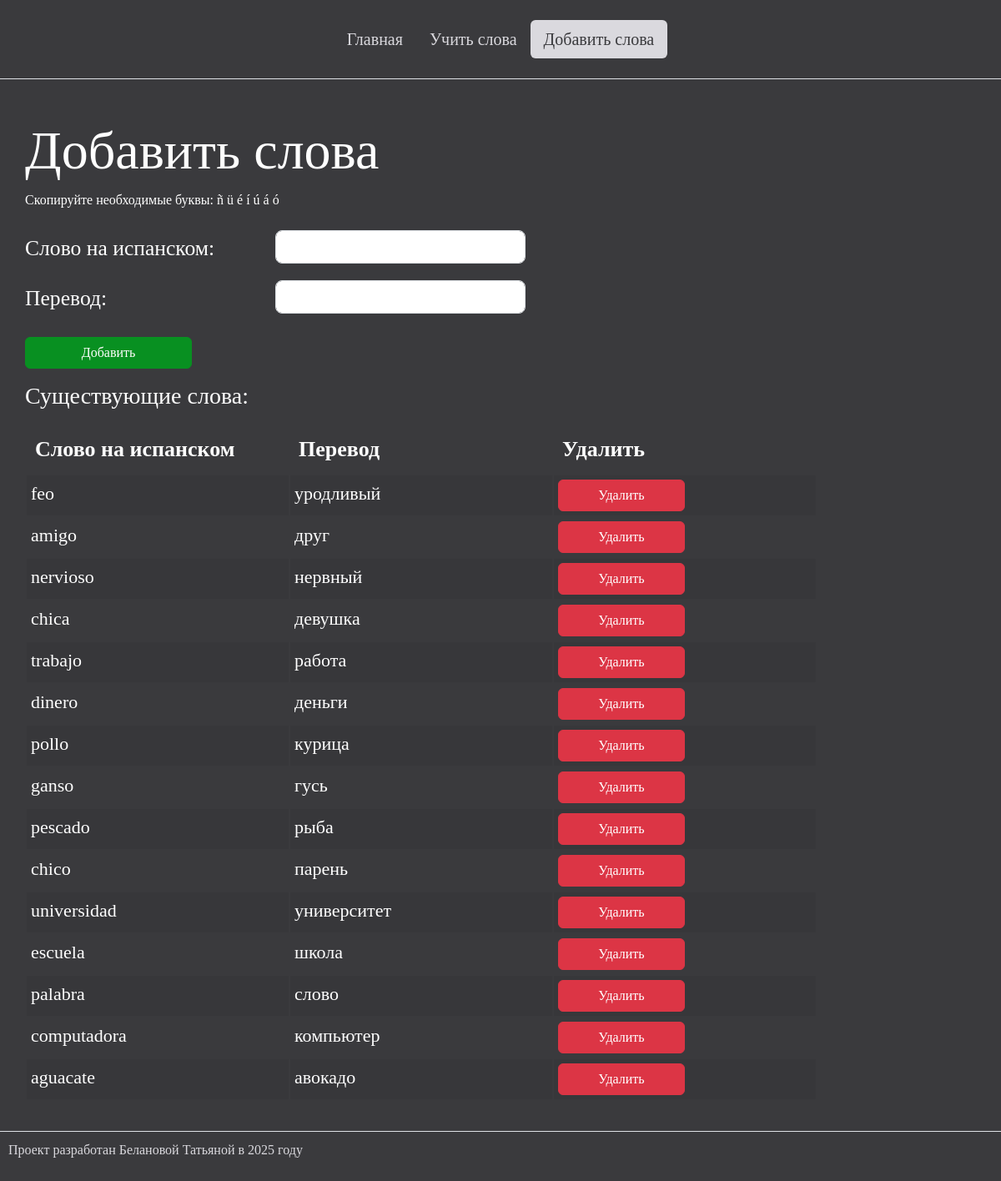
The app's page /add_words/, older data.
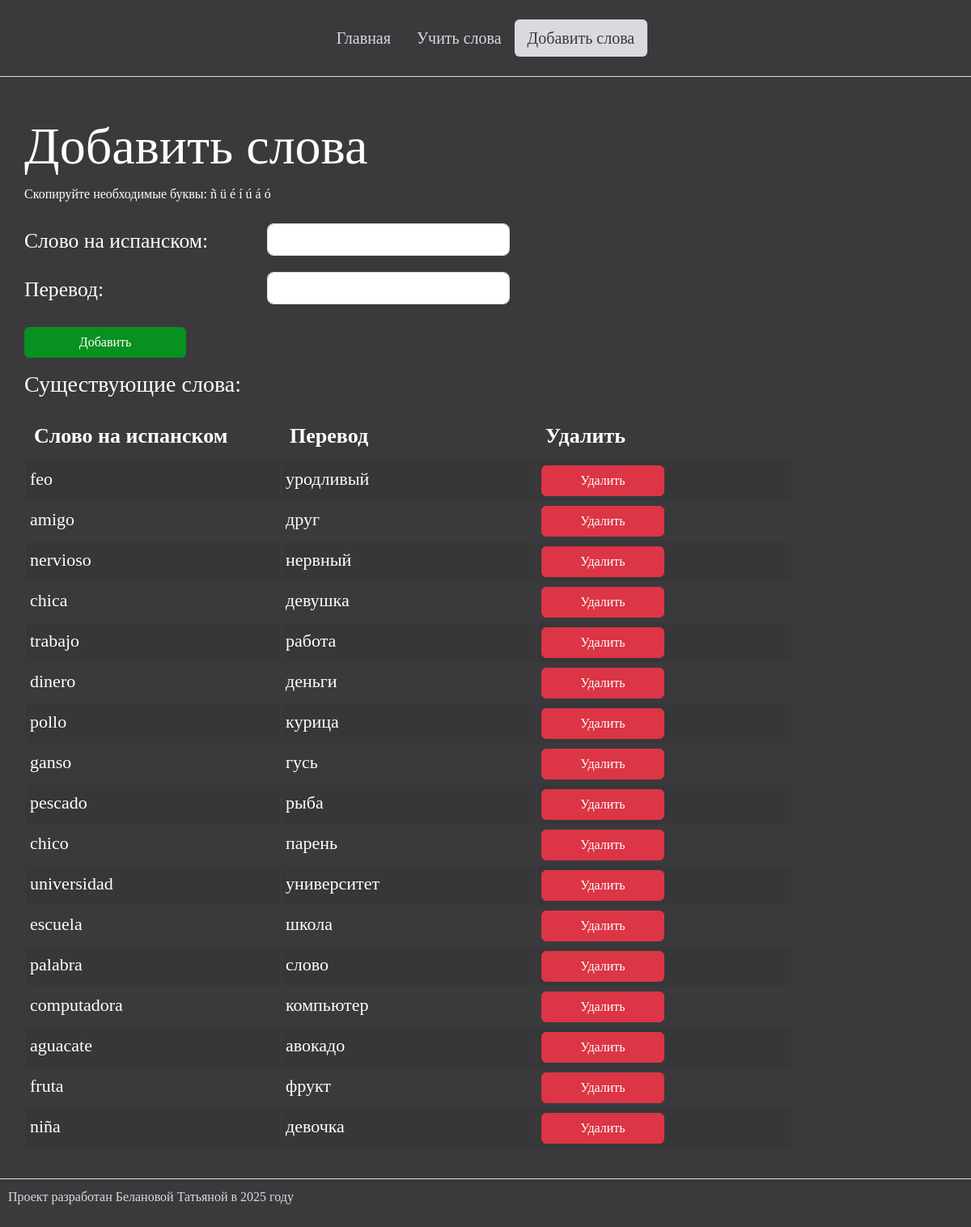
The same page, newer data.
### my_site/models.py (models this page shows, shortened)
class WordCard(models.Model):
    spanish_word = models.CharField(max_length=100)
    russian_translation = models.CharField(max_length=100)

### my_site/views.py (the view, shortened to what this page needs)
# urls.py: path('add_words/', views.add_words, name='add_words'),
def add_words(request):
    form = WordForm()
    word_cards = WordCard.objects.all()
    return render(request, 'add_words.html', {'form': form, 'word_cards': word_cards})

### my_site/forms.py
class WordForm(forms.ModelForm):
    class Meta:
        model = WordCard
        fields = ('spanish_word', 'russian_translation')
        widgets = {
            'spanish_word': forms.TextInput(attrs={'class': 'form-control rounded-3 add-word-input'}),
            'russian_translation': forms.TextInput(attrs={'class': 'form-control rounded-3 add-word-input'})
        }

### templates/add_words.html (shortened to what this page needs)
{% extends 'base_page.html' %}
{% block content %}
    <h2>Добавить слова</h2>
    <p>Скопируйте необходимые буквы: ñ ü é í ú á ó</p>
    <form method="post" id="add-form" novalidate>
        <div class="d-flex flex-column py-2">
            <div class="d-flex justify-content-start align-items-center">
                <p style="font-size: 1.6em; width: 300px;" class="lead">Слово на испанском:</p>
                <div class="ms-10">
                    <input type="text" id="spanish_word" name="spanish_word" class="form-control rounded-3" style="width: 300px !important;" autocomplete="off">
                </div>
            </div>
            <div class="d-flex justify-content-start align-items-center">
                <p style="font-size: 1.6em; width: 300px;" class="lead">Перевод:</p>
                <div class="ms-10">
                    <input type="text" id="russian_translation" name="russian_translation" class="form-control rounded-3" style="width: 300px !important;" autocomplete="off">
                </div>
            </div>
        </div>
        <button type="submit" name="add_word" class="btn btn-primary mb-3" style="width: 200px">Добавить</button>
    </form>
    <h3>Существующие слова:</h3>
    <div class="d-flex gap-5 justify-content-start py-2">
        <div class="form-floating mb-1">
            <table class="table table-striped">
                <colgroup>
                    <col style='width: 33%;'>
                    <col style='width: 33%;'>
                    <col style='width: 33%;'>
                </colgroup>
                <thead>
                    <tr>
                        <th>Слово на испанском</th>
                        <th>Перевод</th>
                        <th>Удалить</th>
                    </tr>
                </thead>
                <tbody>
                    {% for card in word_cards %}
                        <tr>
                            <td>{{ card.spanish_word }}</td>
                            <td>{{ card.russian_translation }}</td>
                            <td>
                                <form method="post" action="{% url 'add_words' %}">
                                    <button type="submit" class="btn btn-danger w-50">Удалить</button>
                                </form>
                            </td>
                        </tr>
                    {% endfor %}
                </tbody>
            </table>
        </div>
    </div>
{% endblock %}

Row changes from the older to the newer data that the page shows:
added WordCard: spanish_word "fruta", russian_translation "фрукт"
added WordCard: spanish_word "niña", russian_translation "девочка"
